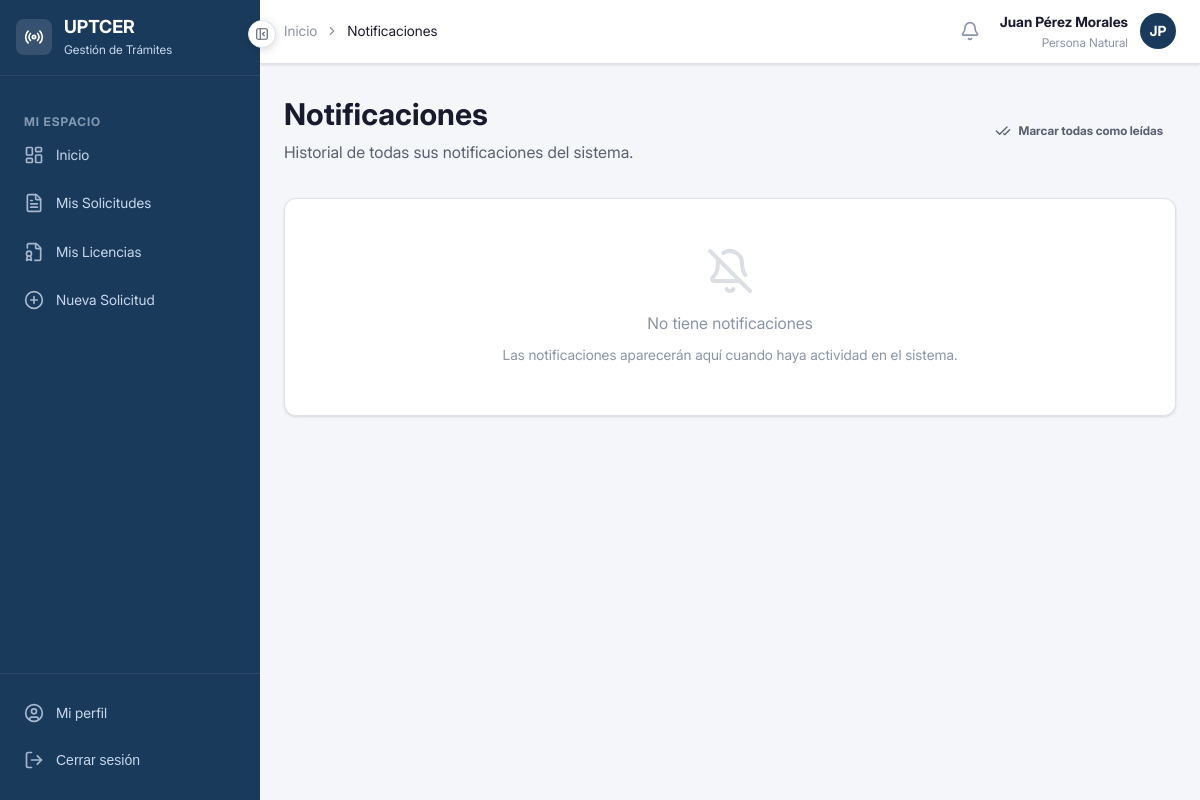
/notificaciones/ (signed in), run on the app's committed database.
### apps/accounts/models.py (models this page shows, shortened)
class Usuario(AbstractBaseUser, PermissionsMixin):
    ROL_PERSONA_NATURAL      = 'persona_natural'
    ROL_ESPECIALISTA_RADIOFARO = 'especialista_radiofaro'
    ROL_ESPECIALISTA_MOVIL     = 'especialista_movil'
    ROL_ESPECIALISTA_MARITIMO  = 'especialista_maritimo'
    ROL_ESPECIALISTA_INTERNET  = 'especialista_internet'
    ROL_ESPECIALISTA_SUPERIOR  = 'especialista_superior'
    ROL_ADUANA               = 'aduana'
    ROL_DIRECTIVO            = 'directivo'
    ROLES = [
        (ROL_PERSONA_NATURAL,        'Persona Natural'),
        (ROL_ESPECIALISTA_RADIOFARO, 'Especialista Radiofaro'),
        (ROL_ESPECIALISTA_MOVIL,     'Especialista Móvil'),
        (ROL_ESPECIALISTA_MARITIMO,  'Especialista Marítimo'),
        (ROL_ESPECIALISTA_INTERNET,  'Especialista Internet'),
        (ROL_ESPECIALISTA_SUPERIOR,  'Especialista Superior'),
        (ROL_ADUANA,                 'Aduana'),
        (ROL_DIRECTIVO,              'Directivo'),
    ]
    username        = models.CharField('Usuario', max_length=150, unique=True)
    email           = models.EmailField('Correo electrónico', unique=True)
    nombre          = models.CharField('Nombre', max_length=100)
    apellidos       = models.CharField('Apellidos', max_length=100)
    rol             = models.CharField('Rol', max_length=30, choices=ROLES, default=ROL_PERSONA_NATURAL)
    telefono        = models.CharField('Teléfono', max_length=20, blank=True)
    activo          = models.BooleanField('Activo', default=True)
    fecha_registro  = models.DateTimeField('Fecha de registro', auto_now_add=True)
    is_active       = models.BooleanField(default=True)
    is_staff        = models.BooleanField(default=False)
    objects = UsuarioManager()
    USERNAME_FIELD  = 'username'
    REQUIRED_FIELDS = ['email', 'nombre', 'apellidos']
    class Meta:
        verbose_name        = 'Usuario'
        verbose_name_plural = 'Usuarios'
        ordering            = ['apellidos', 'nombre']
    def get_nombre_completo(self):
        return f'{self.nombre} {self.apellidos}'
    @property
    def es_persona_natural(self):
        return self.rol == self.ROL_PERSONA_NATURAL
    @property
    def es_especialista_superior(self):
        return self.rol == self.ROL_ESPECIALISTA_SUPERIOR
    @property
    def es_especialista_base(self):
        return self.rol in [
            self.ROL_ESPECIALISTA_RADIOFARO,
            self.ROL_ESPECIALISTA_MOVIL,
            self.ROL_ESPECIALISTA_MARITIMO,
            self.ROL_ESPECIALISTA_INTERNET,
        ]
    @property
    def es_aduana(self):
        return self.rol == self.ROL_ADUANA
    @property
    def es_directivo(self):
        return self.rol == self.ROL_DIRECTIVO

### apps/notificaciones/views.py (the view)
# urls.py: path('',              views.lista_notificaciones, name='lista'),
@never_cache
@login_required
def lista_notificaciones(request):
    notificaciones = Notificacion.objects.filter(
        destinatario=request.user
    ).select_related('solicitud').order_by('-fecha_creacion')
    paginator = Paginator(notificaciones, 20)
    pagina = request.GET.get('pagina', 1)
    try:
        notificaciones_pagina = paginator.page(pagina)
    except PageNotAnInteger:
        notificaciones_pagina = paginator.page(1)
    except EmptyPage:
        notificaciones_pagina = paginator.page(paginator.num_pages)
    return render(request, 'notificaciones/lista.html', {
        'notificaciones': notificaciones_pagina,
        'paginator': paginator,
    })

### apps/core/context_processors.py (called while the page is built)
def static_version(request):
    return {
        'STATIC_VERSION': settings.STATIC_VERSION,
    }

### templates/notificaciones/lista.html (shortened to what this page needs)
{% extends 'base/base.html' %}
{% block breadcrumb %}
<li style="display:flex;align-items:center;gap:var(--espacio-2);">
  <i data-lucide="chevron-right" style="width:14px;height:14px;"></i>
  <span style="color:var(--color-texto-principal);font-weight:var(--peso-medio);">Notificaciones</span>
</li>
{% endblock %}
{% block contenido %}
<div class="pagina-cabecera" style="display:flex;align-items:center;justify-content:space-between;flex-wrap:wrap;gap:var(--espacio-4);">
  <div>
    <h1 class="pagina-titulo">Notificaciones</h1>
    <p class="pagina-subtitulo">Historial de todas sus notificaciones del sistema.</p>
  </div>
  <button type="button" class="btn btn-ghost btn-sm" onclick="marcarTodasLeidas()" id="btn-marcar-todas">
    <i data-lucide="check-check" style="width:16px;height:16px;"></i>
    Marcar todas como leídas
  </button>
</div>
<div class="tarjeta">
  <div class="tarjeta-cuerpo" style="padding:0;">
    {% if notificaciones %}
      <div style="display:flex;flex-direction:column;">
        {% for n in notificaciones %}
        <div style="
          display:flex;
          align-items:flex-start;
          gap:var(--espacio-4);
          padding:var(--espacio-5) var(--espacio-6);
          border-bottom:1px solid var(--color-borde);
          {% if not n.leida %}background-color:var(--color-primario-light);{% endif %}
          transition:var(--transicion-rapida);
        ">
          <div style="
            width:40px;height:40px;border-radius:var(--radio-md);
            flex-shrink:0;display:flex;align-items:center;justify-content:center;
            {% if not n.leida %}
              background-color:var(--color-primario);color:white;
            {% else %}
              background-color:var(--color-fondo);color:var(--color-texto-muted);
            {% endif %}
          ">
            <i data-lucide="{{ n.clase_icono }}" style="width:20px;height:20px;"></i>
          </div>
          <div style="flex:1;">
            <div style="display:flex;align-items:center;gap:var(--espacio-3);margin-bottom:var(--espacio-1);">
              <span style="font-size:var(--texto-sm);font-weight:var(--peso-semi);color:var(--color-texto-principal);">
                {{ n.titulo }}
              </span>
              {% if not n.leida %}
                <span class="badge badge-revision" style="font-size:10px;">Nueva</span>
              {% endif %}
            </div>
            <p style="font-size:var(--texto-sm);color:var(--color-texto-secundario);margin-bottom:var(--espacio-2);line-height:1.5;">
              {{ n.mensaje }}
            </p>
            <div style="display:flex;align-items:center;gap:var(--espacio-4);">
              <span style="font-size:var(--texto-xs);color:var(--color-texto-muted);">
                {{ n.fecha_creacion|date:"d/m/Y H:i" }}
              </span>
              {% if n.solicitud %}
                <a href="{% url 'notificaciones:marcar_leida' n.pk %}"
                  style="font-size:var(--texto-xs);color:var(--color-primario);text-decoration:none;font-weight:var(--peso-medio);">
                  Ver solicitud →
                </a>
              {% endif %}
            </div>
          </div>
        </div>
        {% endfor %}
      </div>
      {% if paginator.num_pages > 1 %}
      <div style="display:flex;align-items:center;justify-content:center;gap:var(--espacio-2);padding:var(--espacio-5);border-top:1px solid var(--color-borde);">
        {% if notificaciones.has_previous %}
          <a href="?pagina={{ notificaciones.previous_page_number }}" class="btn btn-ghost btn-sm">
            <i data-lucide="chevron-left" style="width:16px;height:16px;"></i>
            Anterior
          </a>
        {% else %}
          <span class="btn btn-ghost btn-sm" style="opacity:0.4;pointer-events:none;">
            <i data-lucide="chevron-left" style="width:16px;height:16px;"></i>
            Anterior
          </span>
        {% endif %}
        <span style="font-size:var(--texto-sm);color:var(--color-texto-muted);padding:0 var(--espacio-4);">
          Página {{ notificaciones.number }} de {{ paginator.num_pages }}
        </span>
        {% if notificaciones.has_next %}
          <a href="?pagina={{ notificaciones.next_page_number }}" class="btn btn-ghost btn-sm">
            Siguiente
            <i data-lucide="chevron-right" style="width:16px;height:16px;"></i>
          </a>
        {% else %}
          <span class="btn btn-ghost btn-sm" style="opacity:0.4;pointer-events:none;">
            Siguiente
            <i data-lucide="chevron-right" style="width:16px;height:16px;"></i>
          </span>
        {% endif %}
      </div>
      {% endif %}
    {% else %}
      <div style="padding:var(--espacio-12);text-align:center;color:var(--color-texto-muted);">
        <i data-lucide="bell-off" style="width:48px;height:48px;margin-bottom:var(--espacio-4);opacity:0.3;display:block;margin-left:auto;margin-right:auto;"></i>
        <p style="font-size:var(--texto-base);font-weight:var(--peso-medio);margin-bottom:var(--espacio-2);">
          No tiene notificaciones
        </p>
        <p style="font-size:var(--texto-sm);">
          Las notificaciones aparecerán aquí cuando haya actividad en el sistema.
        </p>
      </div>
    {% endif %}
  </div>
</div>
{% endblock %}

### templates/base/base.html (shortened to what this page needs)
<!DOCTYPE html>
<html lang="es">
<head>
  {% load static %}
  <link rel="stylesheet" href="{% static 'css/global.css' %}?v={{ STATIC_VERSION }}">
  <link rel="stylesheet" href="{% static 'css/toast.css' %}">
  <link rel="stylesheet" href="{% static 'css/modal.css' %}">
  <link rel="stylesheet" href="{% static 'css/componentes.css' %}">
  <link rel="stylesheet" href="{% static 'css/fonts.css' %}">
</head>
<body>
<div class="layout-wrapper">
  <aside class="layout-sidebar" id="sidebar">
    <div class="sidebar-logo">
      <div style="width:36px;height:36px;background:rgba(255,255,255,0.12);border-radius:8px;display:flex;align-items:center;justify-content:center;flex-shrink:0;">
        <i data-lucide="radio" style="width:20px;height:20px;color:white;"></i>
      </div>
      <div class="sidebar-logo-info">
        <div class="sidebar-logo-texto">UPTCER</div>
        <div class="sidebar-logo-subtexto">Gestión de Trámites</div>
      </div>
    </div>
    <nav class="sidebar-nav">
      {% if user.es_persona_natural %}
        <div class="sidebar-seccion-titulo">Mi Espacio</div>
        <a href="{% url 'accounts:dashboard' %}" class="sidebar-enlace {% block nav_inicio %}{% endblock %}" data-tooltip="Inicio">
          <i data-lucide="layout-dashboard" class="icono"></i>
          <span class="sidebar-enlace-texto">Inicio</span>
        </a>
        <a href="{% url 'solicitudes:mis_solicitudes' %}" class="sidebar-enlace {% block nav_mis_solicitudes %}{% endblock %}" data-tooltip="Mis Solicitudes">
          <i data-lucide="file-text" class="icono"></i>
          <span class="sidebar-enlace-texto">Mis Solicitudes</span>
        </a>
        <a href="{% url 'licencias:lista' %}" class="sidebar-enlace {% block nav_mis_licencias %}{% endblock %}" data-tooltip="Mis Licencias">
          <i data-lucide="file-badge" class="icono"></i>
          <span class="sidebar-enlace-texto">Mis Licencias</span>
        </a>
        <a href="{% url 'solicitudes:nueva_f43' %}" class="sidebar-enlace {% block nav_nueva_solicitud %}{% endblock %}" data-tooltip="Nueva Solicitud">
          <i data-lucide="plus-circle" class="icono"></i>
          <span class="sidebar-enlace-texto">Nueva Solicitud</span>
        </a>
      {% endif %}
    </nav>
    <div class="sidebar-pie">
      <a href="{% url 'accounts:perfil' %}" class="sidebar-enlace" data-tooltip="Mi perfil">
        <i data-lucide="user-circle" class="icono"></i>
        <span class="sidebar-enlace-texto">Mi perfil</span>
      </a>
      <form method="post" action="{% url 'accounts:logout' %}">
        <button type="submit" class="sidebar-enlace" data-tooltip="Cerrar sesión"
          style="width:100%;background:none;border:none;cursor:pointer;text-align:left;">
          <i data-lucide="log-out" class="icono"></i>
          <span class="sidebar-enlace-texto">Cerrar sesión</span>
        </button>
      </form>
    </div>
  </aside>
  <div class="layout-main">
    <header class="layout-navbar">
      <nav aria-label="Ruta de navegación" style="flex:1;">
        <ol style="list-style:none;display:flex;align-items:center;gap:var(--espacio-2);font-size:var(--texto-sm);color:var(--color-texto-muted);">
          <li><a href="{% url 'accounts:dashboard' %}" style="color:var(--color-texto-muted);text-decoration:none;">Inicio</a></li>
          {% block breadcrumb %}{% endblock %}
        </ol>
      </nav>
      <div style="display:flex;align-items:center;gap:var(--espacio-3);">
        <a href="{% url 'notificaciones:lista' %}"
          id="btn-notificaciones"
          style="position:relative;width:36px;height:36px;border-radius:var(--radio-md);display:flex;align-items:center;justify-content:center;color:var(--color-texto-muted);background:transparent;border:none;cursor:pointer;text-decoration:none;transition:var(--transicion-rapida);"
          onmouseenter="this.style.background='var(--color-fondo)';this.style.color='var(--color-texto-principal)'"
          onmouseleave="this.style.background='transparent';this.style.color='var(--color-texto-muted)'"
          title="Notificaciones"
        >
          <i data-lucide="bell" style="width:20px;height:20px;"></i>
        </a>
        <div style="text-align:right;">
          <div style="font-size:var(--texto-sm);font-weight:var(--peso-semi);color:var(--color-texto-principal);">
            {{ user.get_nombre_completo }}
          </div>
          <div style="font-size:var(--texto-xs);color:var(--color-texto-muted);">
            {{ user.get_rol_display }}
          </div>
        </div>
        <div style="width:36px;height:36px;border-radius:50%;background-color:var(--color-primario);display:flex;align-items:center;justify-content:center;color:white;font-size:var(--texto-sm);font-weight:var(--peso-bold);">
          {{ user.nombre|first|upper }}{{ user.apellidos|first|upper }}
        </div>
      </div>
    </header>
    <main class="layout-contenido">
      {% block contenido %}{% endblock %}
    </main>
  </div>
</div>
<button
  id="btn-colapsar"
  class="btn-colapsar-sidebar"
  onclick="alternarSidebar()"
  title="Colapsar menú"
  aria-label="Colapsar menú"
>
  <i data-lucide="panel-left-close" id="icono-colapsar" style="width:14px;height:14px;"></i>
</button>
</body>
</html>

### templates/base/base.html (style rules this page uses)
body { font-family: 'Inter', -apple-system, BlinkMacSystemFont, 'Segoe UI', Roboto, sans-serif; }

### data on the page
Usuario: get_nombre_completo "Juan Pérez Morales", rol "Persona Natural", nombre|first "J", apellidos|first "P"
